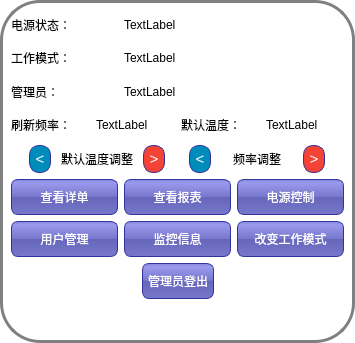
<?xml version="1.0" encoding="UTF-8"?>
<ui version="4.0">
 <class>ManagerControlPanel</class>
 <widget class="QWidget" name="ManagerControlPanel">
  <property name="geometry">
   <rect>
    <x>0</x>
    <y>0</y>
    <width>355</width>
    <height>343</height>
   </rect>
  </property>
  <property name="windowTitle">
   <string>Form</string>
  </property>
  <property name="styleSheet">
   <string notr="true">QPushButton {
color: white;
background-color: QLinearGradient( x1: 0, y1: 0, x2: 0, y2: 1, stop: 0 #88d, stop: 0.1 #99e, stop: 0.49 #77c, stop: 0.5 #66b, stop: 1 #77c);
border-width: 1px;
border-color: #339;
border-style: solid;
border-radius: 7;
padding:8px;
font-size: 12px;
padding-left: 5px;
padding-right: 5px;
}
#ManagerControlPanel
{

border: 3px solid gray;
border-radius: 40px;
background: white;
}
QLabel {
font-weight：bold;
font-size：15px;
}
QPushButton:hover {
    font-size: 18px;
    color: white;
    background: #d5d5d5; /* 悬停颜色 */
}

QPushButton:pressed {
    background: #f2f2f2 /* 按下颜色 */
}</string>
  </property>
  <layout class="QGridLayout" name="gridLayout">
   <item row="6" column="0">
    <widget class="QPushButton" name="pushButton_user">
     <property name="text">
      <string>用户管理</string>
     </property>
    </widget>
   </item>
   <item row="0" column="0">
    <widget class="QLabel" name="label">
     <property name="text">
      <string>电源状态：</string>
     </property>
    </widget>
   </item>
   <item row="5" column="0">
    <widget class="QPushButton" name="pushButton_detail">
     <property name="text">
      <string>查看详单</string>
     </property>
    </widget>
   </item>
   <item row="1" column="1">
    <widget class="QLabel" name="label_mode">
     <property name="text">
      <string>TextLabel</string>
     </property>
    </widget>
   </item>
   <item row="7" column="0" colspan="3">
    <layout class="QHBoxLayout" name="horizontalLayout_2">
     <item>
      <spacer name="horizontalSpacer">
       <property name="orientation">
        <enum>Qt::Horizontal</enum>
       </property>
       <property name="sizeHint" stdset="0">
        <size>
         <width>40</width>
         <height>20</height>
        </size>
       </property>
      </spacer>
     </item>
     <item>
      <widget class="QPushButton" name="pushButton_logout">
       <property name="text">
        <string>管理员登出</string>
       </property>
      </widget>
     </item>
     <item>
      <spacer name="horizontalSpacer_2">
       <property name="orientation">
        <enum>Qt::Horizontal</enum>
       </property>
       <property name="sizeHint" stdset="0">
        <size>
         <width>40</width>
         <height>20</height>
        </size>
       </property>
      </spacer>
     </item>
    </layout>
   </item>
   <item row="2" column="1">
    <widget class="QLabel" name="label_manager">
     <property name="text">
      <string>TextLabel</string>
     </property>
    </widget>
   </item>
   <item row="2" column="0">
    <widget class="QLabel" name="label_3">
     <property name="text">
      <string>管理员：</string>
     </property>
    </widget>
   </item>
   <item row="4" column="0" colspan="3">
    <layout class="QHBoxLayout" name="horizontalLayout_3">
     <item>
      <layout class="QHBoxLayout" name="horizontalLayout_4" stretch="0,0,0">
       <item>
        <widget class="QPushButton" name="pushButton_degree_down">
         <property name="maximumSize">
          <size>
           <width>22</width>
           <height>28</height>
          </size>
         </property>
         <property name="styleSheet">
          <string notr="true">QPushButton {
    min-width: 10px;
    max-width: 10px;
    max-height: 10px;
    min-height: 10px;
    border-radius: 10px;
    font-size: 15px;
    color: white;
    background: #008cba ; /* 默认颜色 */
}

QPushButton:hover {
    font-size: 18px;
    color: white;
    background: #d5d5d5; /* 悬停颜色 */
}

QPushButton:pressed {
    background: #f2f2f2 /* 按下颜色 */
}</string>
         </property>
         <property name="text">
          <string>&lt;</string>
         </property>
        </widget>
       </item>
       <item>
        <widget class="QLabel" name="label_6">
         <property name="maximumSize">
          <size>
           <width>80</width>
           <height>80</height>
          </size>
         </property>
         <property name="text">
          <string>默认温度调整</string>
         </property>
         <property name="alignment">
          <set>Qt::AlignCenter</set>
         </property>
        </widget>
       </item>
       <item>
        <widget class="QPushButton" name="pushButton_degree_up">
         <property name="maximumSize">
          <size>
           <width>22</width>
           <height>28</height>
          </size>
         </property>
         <property name="styleSheet">
          <string notr="true">QPushButton {
    min-width: 10px;
    max-width: 10px;
    max-height: 10px;
    min-height: 10px;
    border-radius: 10px;
    font-size: 15px;
    color: white;
    background: #f44336 ; /* 默认颜色 */
}

QPushButton:hover {
    font-size: 18px;
    color: white;
    background: #d5d5d5; /* 悬停颜色 */
}

QPushButton:pressed {
    background: #f2f2f2 /* 按下颜色 */
}</string>
         </property>
         <property name="text">
          <string>&gt;</string>
         </property>
        </widget>
       </item>
      </layout>
     </item>
     <item>
      <layout class="QHBoxLayout" name="horizontalLayout_5" stretch="0,0,0">
       <item>
        <widget class="QPushButton" name="pushButton_rate_down">
         <property name="autoFillBackground">
          <bool>false</bool>
         </property>
         <property name="styleSheet">
          <string notr="true">QPushButton {
    min-width: 10px;
    max-width: 10px;
    max-height: 10px;
    min-height: 10px;
    border-radius: 10px;
    font-size: 15px;
    color: white;
    background: #008cba ; /* 默认颜色 */
}

QPushButton:hover {
    font-size: 18px;
    color: white;
    background: #d5d5d5; /* 悬停颜色 */
}

QPushButton:pressed {
    background: #f2f2f2 /* 按下颜色 */
}</string>
         </property>
         <property name="text">
          <string>&lt;</string>
         </property>
         <property name="autoDefault">
          <bool>false</bool>
         </property>
        </widget>
       </item>
       <item>
        <widget class="QLabel" name="label_5">
         <property name="maximumSize">
          <size>
           <width>80</width>
           <height>16777215</height>
          </size>
         </property>
         <property name="text">
          <string>频率调整</string>
         </property>
         <property name="alignment">
          <set>Qt::AlignCenter</set>
         </property>
        </widget>
       </item>
       <item>
        <widget class="QPushButton" name="pushButton_rate_up">
         <property name="styleSheet">
          <string notr="true">QPushButton {
    min-width: 10px;
    max-width: 10px;
    max-height: 10px;
    min-height: 10px;
    border-radius: 10px;
    font-size: 15px;
    color: white;
    background: #f44336 ; /* 默认颜色 */
}

QPushButton:hover {
    font-size: 18px;
    color: white;
    background: #d5d5d5; /* 悬停颜色 */
}

QPushButton:pressed {
    background: #f2f2f2 /* 按下颜色 */
}</string>
         </property>
         <property name="text">
          <string>&gt;</string>
         </property>
        </widget>
       </item>
      </layout>
     </item>
    </layout>
   </item>
   <item row="5" column="2">
    <widget class="QPushButton" name="pushButton_power">
     <property name="styleSheet">
      <string notr="true"/>
     </property>
     <property name="text">
      <string>电源控制</string>
     </property>
    </widget>
   </item>
   <item row="0" column="1">
    <widget class="QLabel" name="label_power">
     <property name="text">
      <string>TextLabel</string>
     </property>
    </widget>
   </item>
   <item row="6" column="2">
    <widget class="QPushButton" name="pushButton_mode">
     <property name="styleSheet">
      <string notr="true"/>
     </property>
     <property name="text">
      <string>改变工作模式</string>
     </property>
    </widget>
   </item>
   <item row="5" column="1">
    <widget class="QPushButton" name="pushButton_report">
     <property name="text">
      <string>查看报表</string>
     </property>
    </widget>
   </item>
   <item row="3" column="0" colspan="3">
    <layout class="QHBoxLayout" name="horizontalLayout_6">
     <item>
      <layout class="QHBoxLayout" name="horizontalLayout_8">
       <item>
        <widget class="QLabel" name="label_4">
         <property name="text">
          <string>刷新频率：</string>
         </property>
        </widget>
       </item>
       <item>
        <widget class="QLabel" name="label_rate">
         <property name="text">
          <string>TextLabel</string>
         </property>
        </widget>
       </item>
      </layout>
     </item>
     <item>
      <layout class="QHBoxLayout" name="horizontalLayout_9">
       <item>
        <widget class="QLabel" name="label_7">
         <property name="text">
          <string>默认温度：</string>
         </property>
        </widget>
       </item>
       <item>
        <widget class="QLabel" name="label_default_degree">
         <property name="text">
          <string>TextLabel</string>
         </property>
        </widget>
       </item>
      </layout>
     </item>
    </layout>
   </item>
   <item row="6" column="1">
    <widget class="QPushButton" name="pushButton_monitor">
     <property name="text">
      <string>监控信息</string>
     </property>
    </widget>
   </item>
   <item row="1" column="0">
    <widget class="QLabel" name="label_2">
     <property name="text">
      <string>工作模式：</string>
     </property>
    </widget>
   </item>
   <item row="8" column="0" colspan="3">
    <widget class="QLabel" name="label_error_info">
     <property name="text">
      <string/>
     </property>
     <property name="alignment">
      <set>Qt::AlignCenter</set>
     </property>
    </widget>
   </item>
  </layout>
 </widget>
 <resources/>
 <connections/>
</ui>
